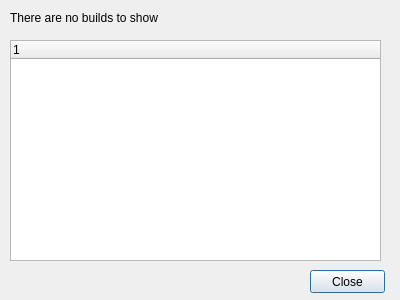
<?xml version="1.0" encoding="UTF-8"?>
<ui version="4.0">
 <class>viewBuilds</class>
 <widget class="QDialog" name="viewBuilds">
  <property name="geometry">
   <rect>
    <x>0</x>
    <y>0</y>
    <width>400</width>
    <height>300</height>
   </rect>
  </property>
  <property name="windowTitle">
   <string>Builds:</string>
  </property>
  <property name="windowIcon">
   <iconset resource="images.qrc">
    <normaloff>:/images/images/ALogoClient.png</normaloff>:/images/images/ALogoClient.png</iconset>
  </property>
  <widget class="QPushButton" name="pushButton">
   <property name="geometry">
    <rect>
     <x>310</x>
     <y>270</y>
     <width>75</width>
     <height>23</height>
    </rect>
   </property>
   <property name="text">
    <string>Close</string>
   </property>
  </widget>
  <widget class="QLabel" name="msg_label">
   <property name="geometry">
    <rect>
     <x>10</x>
     <y>10</y>
     <width>241</width>
     <height>16</height>
    </rect>
   </property>
   <property name="text">
    <string>There are no builds to show</string>
   </property>
  </widget>
  <widget class="QTreeWidget" name="treeWidget">
   <property name="geometry">
    <rect>
     <x>10</x>
     <y>40</y>
     <width>371</width>
     <height>221</height>
    </rect>
   </property>
   <column>
    <property name="text">
     <string notr="true">1</string>
    </property>
   </column>
  </widget>
 </widget>
 <resources>
  <include location="images.qrc"/>
 </resources>
 <connections/>
</ui>
